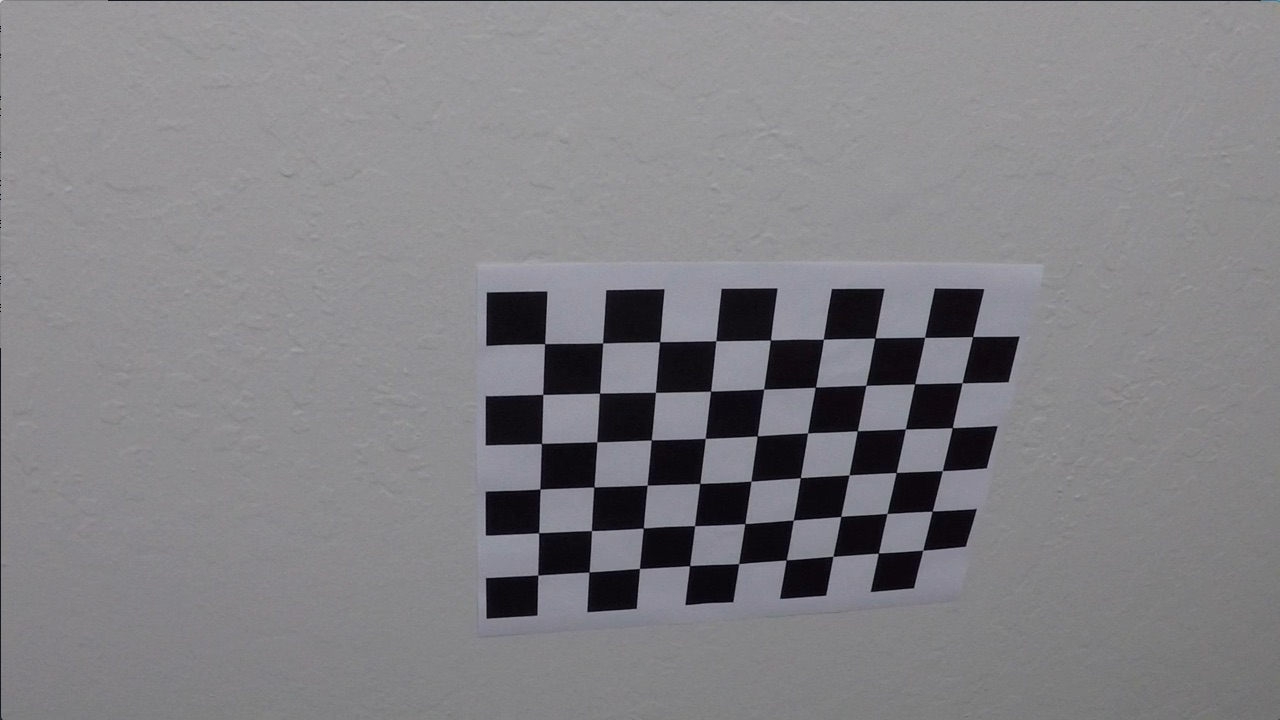
#> input picture Self Driving Car/2) Advance Lane finding/camera_cal/calibration10.jpg, 1280 x 720 px; its folder holds only this picture in this run
$ jupyter execute --allow-errors project2.ipynb   (shell and % lines are left out)   (older library calls are emulated)
#> lines starting #> are read from the running program, lines starting #| are printed output that depends on the picture
#> further down, img is the input picture: shape (720, 1280, 3); mean R, G, B 130.2, 129.4, 133.1
#> `ret, corners = cv2.findChessboardCorners(gray, (9,6),None)`: ret = True; corners = 54 rows, first 8: [545.3, 343.1], [602.7, 342.8], [660.1, 341.3], [715.8, 340.7], [770.6, 340], [823.5, 339.2], [874.3, 338.5], [925.1, 337.4]
## Advanced Lane Finding Project

The goals / steps of this project are the following:

* Compute the camera calibration matrix and distortion coefficients given a set of chessboard images.
* Apply a distortion correction to raw images.
* Use color transforms, gradients, etc., to create a thresholded binary image.
* Apply a perspective transform to rectify binary image ("birds-eye view").
* Detect lane pixels and fit to find the lane boundary.
* Determine the curvature of the lane and vehicle position with respect to center.
* Warp the detected lane boundaries back onto the original image.
* Output visual display of the lane boundaries and numerical estimation of lane curvature and vehicle position.

---
## 1. Compute the camera calibration using chessboard images

[cell 1]
import numpy as np
import cv2
import glob
import matplotlib.pyplot as plt
import matplotlib.image as mpimg
import os
import pickle

# prepare object points, like (0,0,0), (1,0,0), (2,0,0) ....,(6,5,0)
objp = np.zeros((6*9,3), np.float32)
objp[:,:2] = np.mgrid[0:9,0:6].T.reshape(-1,2)

# Arrays to store object points and image points from all the images.
objpoints = [] # 3d points in real world space
imgpoints = [] # 2d points in image plane.

# Make a list of calibration images
#images = glob.glob('../camera_cal/calibration*.jpg')  This doesn't work, use os.listdir instead

#img_list = os.listdir("camera_cal/")
#img_list = ["camera_cal/" + img for img in img_list]
images = glob.glob('camera_cal/calibration*.jpg')
#print(img_list)

# Step through the list and search for chessboard corners
#> (the rest of this cell did not finish here and is left out)

## 2. Apply a distortion correction to raw images

#> (a cell that did not finish here is left out)

## 3. Create a thresholded binary image

[cell 3]
# [24 lines left out: function create_binary, not called in this run]

test_img = mpimg.imread('test_images/straight_lines2.jpg')
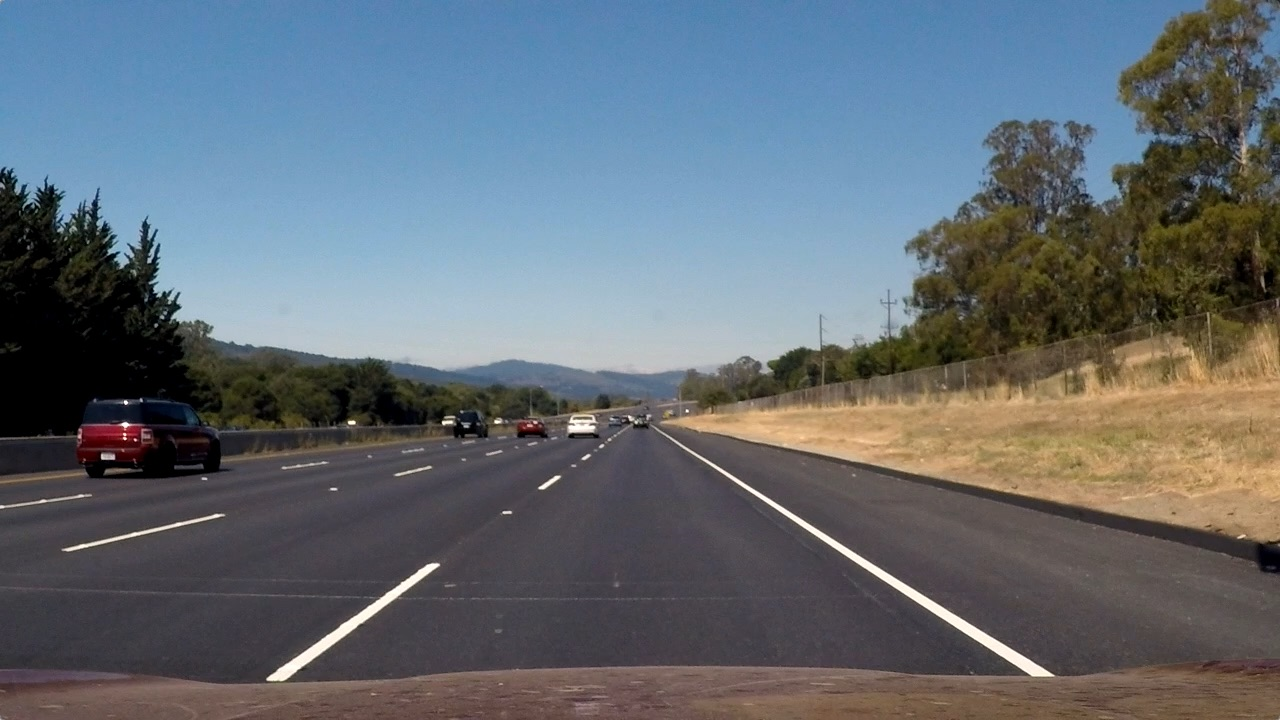
#> input picture Self Driving Car/2) Advance Lane finding/test_images/straight_lines2.jpg, 1280 x 720 px
#> test_img is the input picture: shape (720, 1280, 3); mean R, G, B 99.4, 107.7, 115.1
#> (the rest of this cell did not finish here and is left out)

## 4. Apply a perspective transform to rectify binary image

[cell 4]
test_img = mpimg.imread('test_images/test5.jpg') # straight_lines1
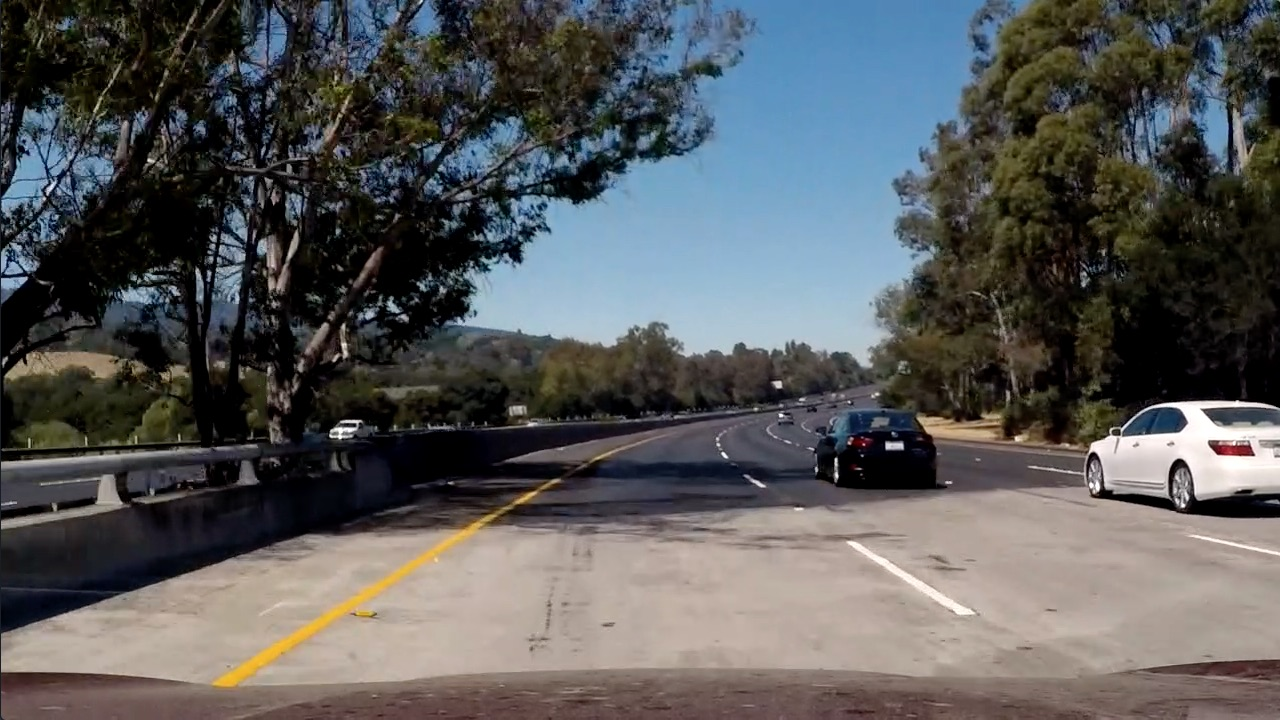
#> input picture Self Driving Car/2) Advance Lane finding/test_images/test5.jpg, 1280 x 720 px
#> test_img is the input picture: shape (720, 1280, 3); mean R, G, B 88.5, 89.3, 89.8
#> (the rest of this cell did not finish here and is left out)
